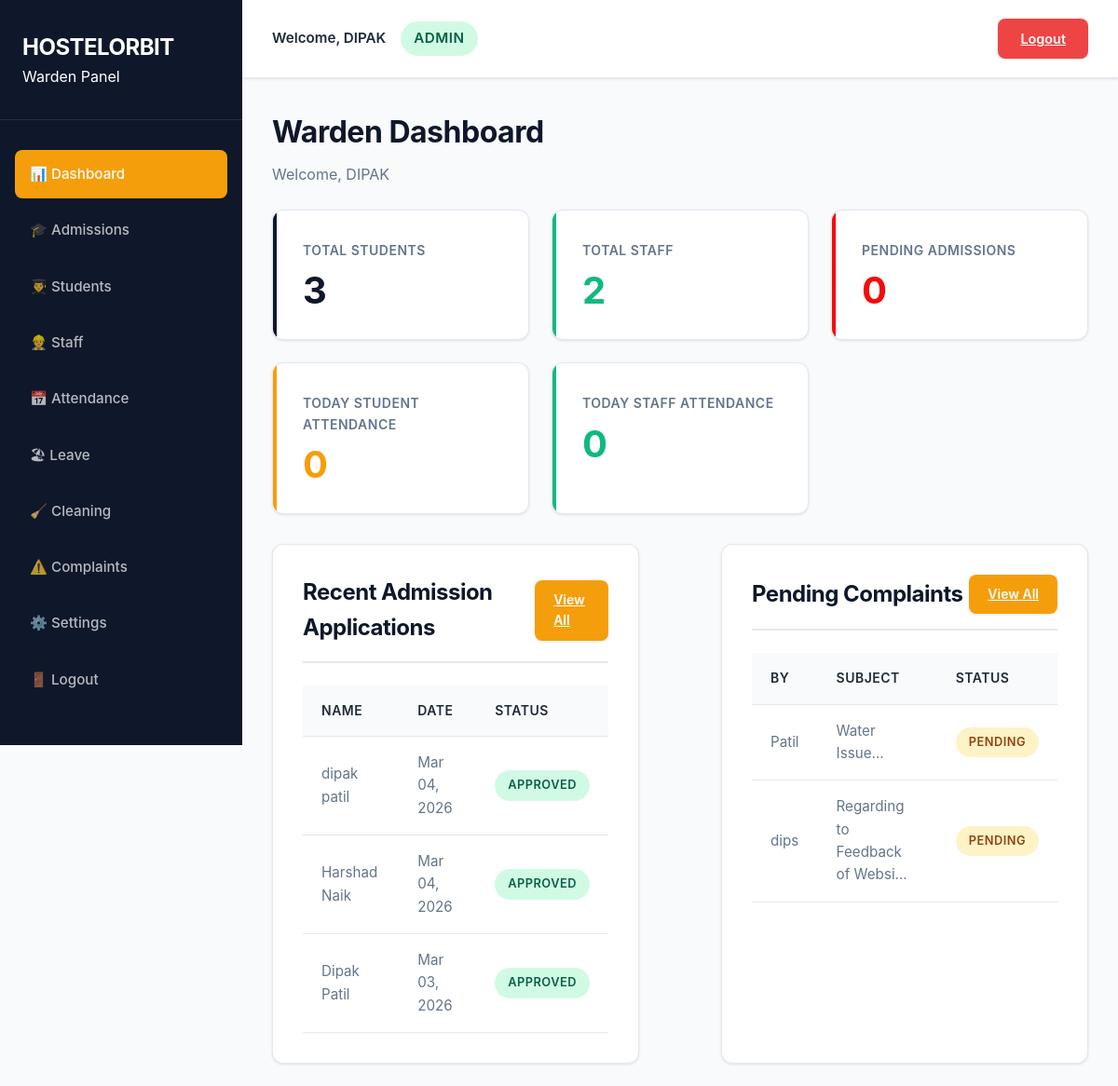
Page /admin/dashboard.php (signed in) on the committed database.
### tables this page shows
CREATE TABLE `admission_applications` (
  `id` int(11) NOT NULL,
  `user_id` int(11) DEFAULT NULL,
  `full_name` varchar(100) NOT NULL,
  `dob` date NOT NULL,
  `blood_group` varchar(5) NOT NULL,
  `mobile` varchar(15) NOT NULL,
  `address` text NOT NULL,
  `last_passout` varchar(20) NOT NULL,
  `last_passout_percentage` decimal(5,2) NOT NULL,
  `college_id` int(11) NOT NULL,
  `course_name` varchar(100) NOT NULL,
  `percentage_12th` decimal(5,2) NOT NULL,
  `percentage_10th` decimal(5,2) NOT NULL,
  `parent_name` varchar(100) NOT NULL,
  `parent_mobile` varchar(15) NOT NULL,
  `parent_occupation` varchar(100) DEFAULT NULL,
  `parent_address` text DEFAULT NULL,
  `status` enum('pending','approved','rejected') DEFAULT 'pending',
  `created_at` timestamp NULL DEFAULT current_timestamp()
);

CREATE TABLE `complaints` (
  `id` int(11) NOT NULL,
  `user_id` int(11) NOT NULL,
  `complaint_type` varchar(50) NOT NULL,
  `subject` varchar(200) NOT NULL,
  `description` text NOT NULL,
  `status` enum('pending','resolved') DEFAULT 'pending',
  `created_at` timestamp NULL DEFAULT current_timestamp(),
  `resolved_at` timestamp NULL DEFAULT NULL
);

CREATE TABLE `users` (
  `id` int(11) NOT NULL,
  `username` varchar(50) NOT NULL,
  `email` varchar(100) NOT NULL,
  `password` varchar(255) NOT NULL,
  `role` enum('admin','student','staff') NOT NULL,
  `status` enum('active','inactive','pending') DEFAULT 'pending',
  `created_at` timestamp NULL DEFAULT current_timestamp()
);

### admin/dashboard.php (the view, shortened to what this page needs)
<?php
require_once '../config/db.php';
$stats = [
    'total_students' => 0,
    'total_staff' => 0,
    'pending_admissions' => 0,
    'today_student_attendance' => 0,
    'today_staff_attendance' => 0
];
$stmt = $pdo->query("SELECT COUNT(*) FROM users WHERE role = 'student' AND status = 'active'");
$stats['total_students'] = $stmt->fetchColumn();
$stmt = $pdo->query("SELECT COUNT(*) FROM users WHERE role = 'staff' AND status = 'active'");
$stats['total_staff'] = $stmt->fetchColumn();
$stmt = $pdo->query("SELECT COUNT(*) FROM admission_applications WHERE status = 'pending'");
$stats['pending_admissions'] = $stmt->fetchColumn();
$stmt = $pdo->query("SELECT COUNT(*) FROM attendance a JOIN users u ON a.user_id = u.id WHERE a.date = CURDATE() AND u.role = 'student'");
$stats['today_student_attendance'] = $stmt->fetchColumn();
$stmt = $pdo->query("SELECT COUNT(*) FROM attendance a JOIN users u ON a.user_id = u.id WHERE a.date = CURDATE() AND u.role = 'staff'");
$stats['today_staff_attendance'] = $stmt->fetchColumn();
$recentApplications = $pdo->query("SELECT a.*, u.username FROM admission_applications a JOIN users u ON a.user_id = u.id ORDER BY a.created_at DESC LIMIT 5")->fetchAll(PDO::FETCH_ASSOC);
$recentComplaints = $pdo->query("SELECT c.*, u.username FROM complaints c JOIN users u ON c.user_id = u.id WHERE c.status = 'pending' ORDER BY c.created_at DESC LIMIT 5")->fetchAll(PDO::FETCH_ASSOC);
include 'includes/header.php';
?>
<div class="dashboard-header">
    <h1>Warden Dashboard</h1>
    <p>Welcome, <?php echo htmlspecialchars($_SESSION['username']); ?></p>
</div>
<div class="stats-grid">
    <div class="stat-card primary">
        <h3>Total Students</h3>
        <div class="value"><?php echo $stats['total_students']; ?></div>
    </div>
    <div class="stat-card success">
        <h3>Total Staff</h3>
        <div class="value"><?php echo $stats['total_staff']; ?></div>
    </div>
    <div class="stat-card warning">
        <h3>Pending Admissions</h3>
        <div class="value"><?php echo $stats['pending_admissions']; ?></div>
    </div>
    <div class="stat-card info">
        <h3>Today Student Attendance</h3>
        <div class="value"><?php echo $stats['today_student_attendance']; ?></div>
    </div>
    <div class="stat-card success">
        <h3>Today Staff Attendance</h3>
        <div class="value"><?php echo $stats['today_staff_attendance']; ?></div>
    </div>
</div>
<div style="display: grid; grid-template-columns: repeat(auto-fit, minmax(400px, 1fr)); gap: 1.5rem;">
    <div class="card">
        <div class="card-header">
            <h2>Recent Admission Applications</h2>
            <a href="admissions.php" class="btn btn-view">View All</a>
        </div>
        <div class="table-container">
            <table>
                <thead>
                    <tr>
                        <th>Name</th>
                        <th>Date</th>
                        <th>Status</th>
                    </tr>
                </thead>
                <tbody>
                    <?php foreach ($recentApplications as $app): ?>
                    <tr>
                        <td><?php echo htmlspecialchars($app['full_name']); ?></td>
                        <td><?php echo date('M d, Y', strtotime($app['created_at'])); ?></td>
                        <td><span class="status-badge <?php echo $app['status']; ?>"><?php echo ucfirst($app['status']); ?></span></td>
                    </tr>
                    <?php endforeach; ?>
                </tbody>
            </table>
        </div>
    </div>
    <div class="card">
        <div class="card-header">
            <h2>Pending Complaints</h2>
            <a href="complaints.php" class="btn btn-view">View All</a>
        </div>
        <div class="table-container">
            <table>
                <thead>
                    <tr>
                        <th>By</th>
                        <th>Subject</th>
                        <th>Status</th>
                    </tr>
                </thead>
                <tbody>
                    <?php foreach ($recentComplaints as $complaint): ?>
                    <tr>
                        <td><?php echo htmlspecialchars($complaint['username']); ?></td>
                        <td><?php echo htmlspecialchars(substr($complaint['subject'], 0, 30)); ?>...</td>
                        <td><span class="status-badge <?php echo $complaint['status']; ?>"><?php echo ucfirst($complaint['status']); ?></span></td>
                    </tr>
                    <?php endforeach; ?>
                </tbody>
            </table>
        </div>
    </div>
</div>
<?php include 'includes/footer.php'; ?>

### assets/css/dashboard.css (style rules this page uses)
:root { --primary-color: #0f172a; --secondary-color: #1e293b; --accent-color: #f59e0b; --text-color: #1f2937; --text-secondary: #64748b; --text-light: #94a3b8; --light-bg: #f8fafc; --white: #ffffff; --success: #10b981; --danger: #ef4444; --warning: #f50b0b; --border-color: #e2e8f0; --shadow-sm: 0 1px 3px rgba(0, 0, 0, 0.1); --shadow-md: 0 4px 6px rgba(0, 0, 0, 0.07); --shadow-lg: 0 10px 15px rgba(0, 0, 0, 0.1); --sidebar-width: 260px; }
* { margin: 0; padding: 0; box-sizing: border-box; }
body { font-family: 'Inter', 'Segoe UI', system-ui, -apple-system, sans-serif; color: var(--text-color); line-height: 1.6; background: var(--light-bg); }
.dashboard-header { padding: 2rem 2rem 1.5rem; }
.dashboard-header h1 { font-size: 2rem; font-weight: 700; color: var(--primary-color); margin-bottom: 0.5rem; letter-spacing: -0.5px; }
.dashboard-header p { color: var(--text-secondary); font-size: 1rem; }
.stats-grid { display: grid; grid-template-columns: repeat(auto-fit, minmax(250px, 1fr)); gap: 1.5rem; padding: 0 2rem 2rem; }
.stat-card { background: var(--white); padding: 2rem; border-radius: 12px; box-shadow: var(--shadow-sm); border: 1px solid var(--border-color); transition: all 0.3s ease; position: relative; overflow: hidden; }
.stat-card::before { content: ''; position: absolute; top: 0; left: 0; width: 4px; height: 100%; background: var(--accent-color); transition: width 0.3s ease; }
.stat-card h3 { font-size: 0.875rem; color: var(--text-secondary); margin-bottom: 0.75rem; font-weight: 600; text-transform: uppercase; letter-spacing: 0.5px; }
.stat-card .value { font-size: 2.5rem; font-weight: 700; color: var(--accent-color); line-height: 1; }
.stat-card.primary::before { background: var(--primary-color); }
.stat-card.primary .value { color: var(--primary-color); }
.stat-card.success::before { background: var(--success); }
.stat-card.success .value { color: var(--success); }
.stat-card.warning::before { background: var(--warning); }
.stat-card.warning .value { color: var(--warning); }
.card { background: var(--white); padding: 2rem; border-radius: 12px; box-shadow: var(--shadow-sm); border: 1px solid var(--border-color); margin: 0 2rem 1.5rem; }
.card-header { display: flex; justify-content: space-between; align-items: center; margin-bottom: 1.5rem; padding-bottom: 1rem; border-bottom: 2px solid var(--border-color); }
.card-header h2 { color: var(--primary-color); font-size: 1.5rem; font-weight: 700; letter-spacing: -0.5px; }
.table-container { overflow-x: auto; }
table { width: 100%; border-collapse: collapse; }
table th, table td { padding: 1rem 1.25rem; text-align: left; border-bottom: 1px solid var(--border-color); }
table th { background: var(--light-bg); font-weight: 600; color: var(--text-color); font-size: 0.875rem; text-transform: uppercase; letter-spacing: 0.5px; }
table tr { transition: all 0.2s ease; }
table td { color: var(--text-secondary); font-size: 0.95rem; }
.status-badge { padding: 0.375rem 0.875rem; border-radius: 20px; font-size: 0.8rem; font-weight: 600; display: inline-block; text-transform: uppercase; letter-spacing: 0.5px; }
.status-badge.pending { background: #fef3c7; color: #92400e; }
.status-badge.approved, .status-badge.active { background: #d1fae5; color: #065f46; }
.btn { padding: 0.625rem 1.25rem; border: none; border-radius: 8px; cursor: pointer; font-weight: 600; transition: all 0.3s ease; font-size: 0.875rem; box-shadow: var(--shadow-sm); }
.btn-view { background: var(--accent-color); color: var(--white); }

### rows in the picture
admission_applications: full_name "dipak patil", created_at "Mar 04, 2026", status "APPROVED"
admission_applications: full_name "Harshad Naik", created_at "Mar 04, 2026", status "APPROVED"
admission_applications: full_name "Dipak Patil", created_at "Mar 03, 2026", status "APPROVED"
complaints: user.username "Patil", subject "Water Issue", status "PENDING"
complaints: user.username "dips", subject "Regarding to Feedback of Websi", status "PENDING"

### other values in the picture
$_SESSION['username'] "DIPAK"
$stats['total_students'] "3"
$stats['total_staff'] "2"
$stats['pending_admissions'] "0"
$stats['today_student_attendance'] "0"
$stats['today_staff_attendance'] "0"
